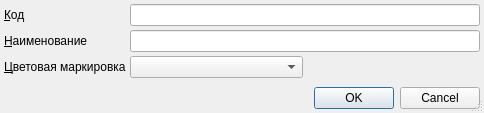
<?xml version="1.0" encoding="UTF-8"?>
<ui version="4.0">
 <class>TreatmentTypeEditor</class>
 <widget class="QDialog" name="TreatmentTypeEditor">
  <property name="geometry">
   <rect>
    <x>0</x>
    <y>0</y>
    <width>484</width>
    <height>113</height>
   </rect>
  </property>
  <property name="windowTitle">
   <string>Dialog</string>
  </property>
  <property name="sizeGripEnabled">
   <bool>true</bool>
  </property>
  <layout class="QGridLayout" name="gridLayout_2">
   <property name="margin">
    <number>4</number>
   </property>
   <property name="spacing">
    <number>4</number>
   </property>
   <item row="0" column="0">
    <widget class="QLabel" name="lblCode">
     <property name="text">
      <string>&amp;Код</string>
     </property>
     <property name="buddy">
      <cstring>edtCode</cstring>
     </property>
    </widget>
   </item>
   <item row="1" column="0">
    <widget class="QLabel" name="lblName">
     <property name="text">
      <string>&amp;Наименование</string>
     </property>
     <property name="buddy">
      <cstring>edtName</cstring>
     </property>
    </widget>
   </item>
   <item row="2" column="1">
    <widget class="CColorComboBox" name="cmbColor">
     <property name="sizePolicy">
      <sizepolicy hsizetype="Expanding" vsizetype="Fixed">
       <horstretch>0</horstretch>
       <verstretch>0</verstretch>
      </sizepolicy>
     </property>
     <property name="toolTip">
      <string>Цветовая маркировка</string>
     </property>
     <property name="sizeAdjustPolicy">
      <enum>QComboBox::AdjustToContentsOnFirstShow</enum>
     </property>
    </widget>
   </item>
   <item row="3" column="1">
    <spacer name="verticalSpacer">
     <property name="orientation">
      <enum>Qt::Vertical</enum>
     </property>
     <property name="sizeHint" stdset="0">
      <size>
       <width>20</width>
       <height>40</height>
      </size>
     </property>
    </spacer>
   </item>
   <item row="2" column="0">
    <widget class="QLabel" name="lblColor">
     <property name="sizePolicy">
      <sizepolicy hsizetype="Maximum" vsizetype="Preferred">
       <horstretch>0</horstretch>
       <verstretch>0</verstretch>
      </sizepolicy>
     </property>
     <property name="text">
      <string>&amp;Цветовая маркировка</string>
     </property>
     <property name="buddy">
      <cstring>cmbColor</cstring>
     </property>
    </widget>
   </item>
   <item row="2" column="2">
    <spacer name="horizontalSpacer">
     <property name="orientation">
      <enum>Qt::Horizontal</enum>
     </property>
     <property name="sizeHint" stdset="0">
      <size>
       <width>40</width>
       <height>20</height>
      </size>
     </property>
    </spacer>
   </item>
   <item row="5" column="0" colspan="3">
    <widget class="QDialogButtonBox" name="buttonBox">
     <property name="standardButtons">
      <set>QDialogButtonBox::Cancel|QDialogButtonBox::Ok</set>
     </property>
    </widget>
   </item>
   <item row="1" column="1" colspan="2">
    <widget class="QLineEdit" name="edtName"/>
   </item>
   <item row="0" column="1" colspan="2">
    <widget class="QLineEdit" name="edtCode"/>
   </item>
  </layout>
 </widget>
 <customwidgets>
  <customwidget>
   <class>CColorComboBox</class>
   <extends>QComboBox</extends>
   <header>library/ColorEdit.h</header>
  </customwidget>
 </customwidgets>
 <tabstops>
  <tabstop>edtCode</tabstop>
  <tabstop>edtName</tabstop>
  <tabstop>cmbColor</tabstop>
  <tabstop>buttonBox</tabstop>
 </tabstops>
 <resources/>
 <connections>
  <connection>
   <sender>buttonBox</sender>
   <signal>accepted()</signal>
   <receiver>TreatmentTypeEditor</receiver>
   <slot>accept()</slot>
   <hints>
    <hint type="sourcelabel">
     <x>179</x>
     <y>152</y>
    </hint>
    <hint type="destinationlabel">
     <x>179</x>
     <y>84</y>
    </hint>
   </hints>
  </connection>
  <connection>
   <sender>buttonBox</sender>
   <signal>rejected()</signal>
   <receiver>TreatmentTypeEditor</receiver>
   <slot>reject()</slot>
   <hints>
    <hint type="sourcelabel">
     <x>179</x>
     <y>152</y>
    </hint>
    <hint type="destinationlabel">
     <x>179</x>
     <y>84</y>
    </hint>
   </hints>
  </connection>
 </connections>
</ui>
